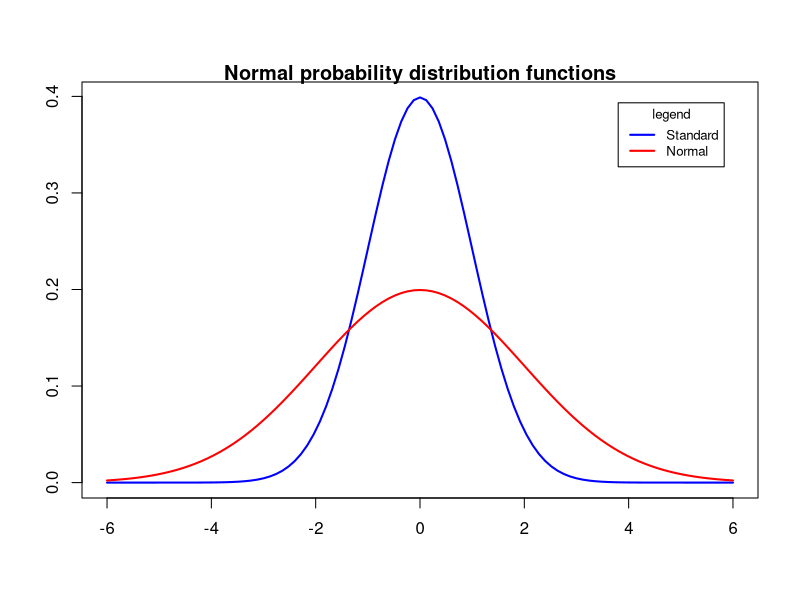

Recreate this plot in R.
#################################
### HW #3 Solution
#################################
# Max score 25pts

# The below solutions are examples,
# Slightly different solutions are also possible.


# 1. (5pts) plot two Normal probability distributions on the same plot,
# one with (mean=0, sd=1), and another with (mean=0, sd=2),
# set the x scale to (-6, 6),
# plot a Normal probability distribution
curve(expr=dnorm, type="l", xlim=c(-6, 6), 
      xlab="", ylab="", lwd=2, col="blue")
# add shifted Normal probability distribution
curve(expr=dnorm(x, sd=2), add=TRUE, 
      type="l", lwd=2, col="red")
# add title
title(main="Normal probability distribution functions", 
      line=0.1)
# add legend
legend(x="topright", legend=c("Standard", "Normal"),
       title="legend", inset=0.05, cex=0.8, bg="white",
       lwd=2, lty=c(1, 1), col=c("blue", "red"))


# 2. (5pts) create a vector of decimal dates as follows:
#   date_time <- 2014 + (1:5)/12
# convert them to POSIXct dates, using a lubridate function,
library(lubridate)
date_time <- 2014 + (1:5)/12
date_decimal(date_time)
# or
date_decimal(date_time, tz="America/New_York")


# 3. (15pts) create a vector of 5 weekly POSIXct dates corresponding to 
#   Monday 09:30AM, starting with:
date_time <- as.POSIXct("2014-01-27 09:30:00", tz="America/New_York")

#   use lubridate function weeks(),
mon_days <- date_time + weeks(1)*(0:4)

# this is just an extra comment:
# three different ways of getting day of week - all OK
wday(mon_days, TRUE)
as.POSIXlt(mon_days)$wday
weekdays(mon_days)


